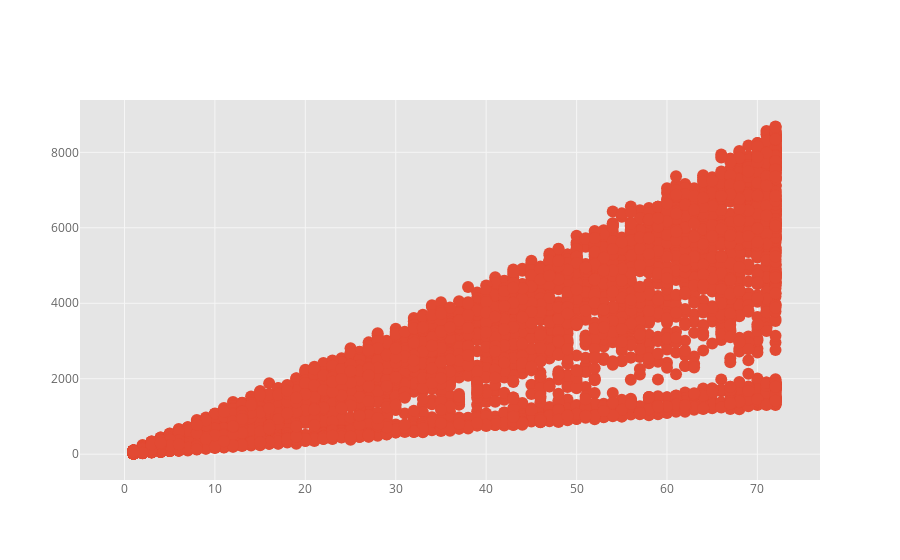

The cell this chart's notebook holds for it:
### Code cell
df.iplot(x='tenure', y='TotalCharges', mode='markers')

### Figure 1 — Plotly figure (JSON) as saved in the notebook; plotly's stock layout.template omitted (floating-point values rounded to 4 significant figures; data arrays with more than 128 entries replaced by an {"elided": "..."} marker saying what was removed)
{"data": [{"line": {"color": "rgba(226, 74, 51, 1.0)", "dash": "solid", "shape": "linear", "width": 1.3}, "marker": {"size": 12, "symbol": "circle"}, "mode": "markers", "name": "TotalCharges", "text": "", "type": "scatter", "uid": "c9133f64-69cc-4f17-855a-5e9b0b18b752", "x": {"elided": "7043 int values"}, "y": {"elided": "7043 mixed values"}}], "layout": {"legend": {"bgcolor": "#FFFFFF", "font": {"color": "#666666"}}, "paper_bgcolor": "#FFFFFF", "plot_bgcolor": "#E5E5E5", "title": {"font": {"color": "#151516"}}, "xaxis": {"gridcolor": "#F6F6F6", "showgrid": true, "tickfont": {"color": "#666666"}, "title": {"font": {"color": "#666666"}, "text": ""}, "zerolinecolor": "#F6F6F6"}, "yaxis": {"gridcolor": "#F6F6F6", "showgrid": true, "tickfont": {"color": "#666666"}, "title": {"font": {"color": "#666666"}, "text": ""}, "zerolinecolor": "#F6F6F6"}}}
